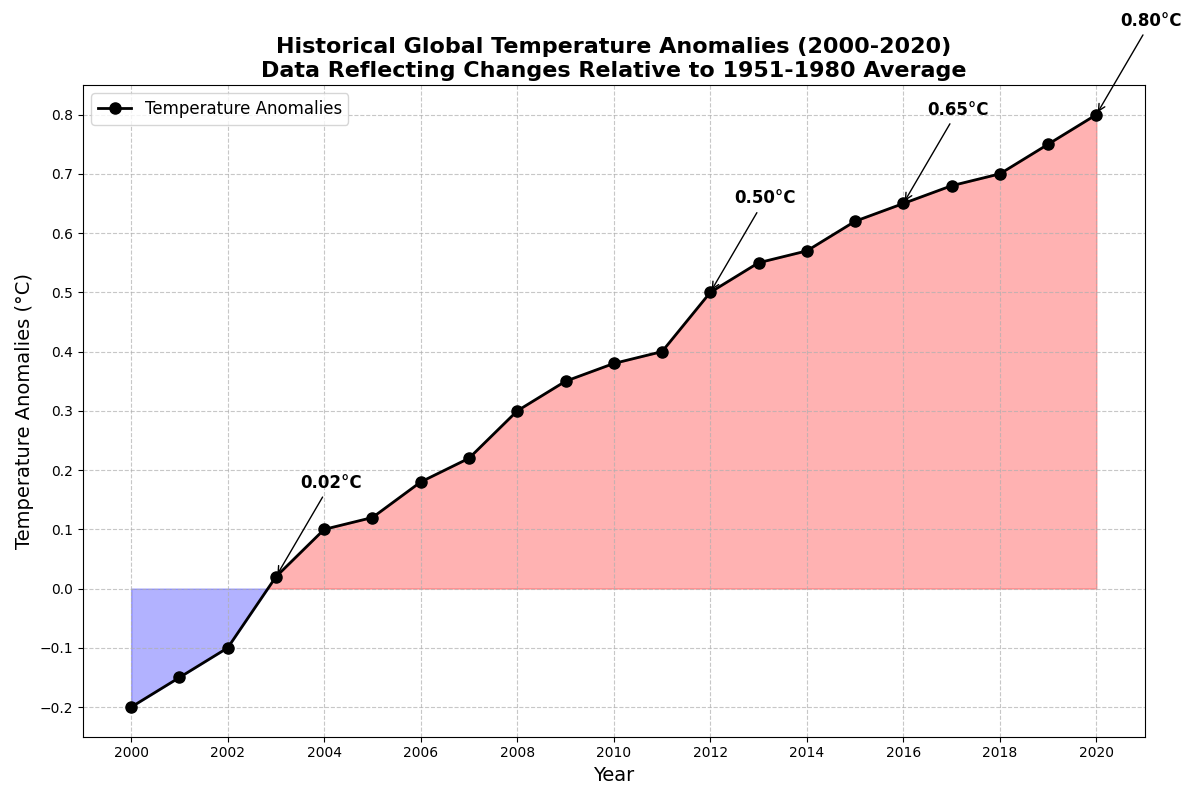

This figure's Python source:
import matplotlib.pyplot as plt
import numpy as np

# Backstory: Historical Temperature Anomalies from 2000 to 2020
# The chart will show the changes in average global temperature anomalies from the year 2000 to 2020.
# This data is critical for understanding the impact of climate change over the years.

# Define years
years = np.arange(2000, 2021)

# Artificial data for temperature anomalies (in degrees Celsius)
# This data shows how much average global temperature deviated from the baseline (1951-1980 average)
temperature_anomalies = np.array([-0.2, -0.15, -0.1, 0.02, 0.1, 0.12, 0.18, 0.22, 0.3, 0.35, 
                         0.38, 0.4, 0.5, 0.55, 0.57, 0.62, 0.65, 0.68, 0.7, 0.75, 0.8])

# Colors for the different levels of temperature anomalies
colors = np.where(temperature_anomalies < 0, 'blue', 'red')

# Create the plot
fig, ax = plt.subplots(figsize=(12, 8))

# Plot the temperature anomalies with suitable design details
ax.plot(years, temperature_anomalies, marker='o', linestyle='-', color='black', linewidth=2, markersize=8, label='Temperature Anomalies')

# Fill under the curve with conditional coloring
ax.fill_between(years, temperature_anomalies, where=(temperature_anomalies < 0), color='blue', alpha=0.3, interpolate=True)
ax.fill_between(years, temperature_anomalies, where=(temperature_anomalies >= 0), color='red', alpha=0.3, interpolate=True)

# Title and labels
ax.set_title("Historical Global Temperature Anomalies (2000-2020)\nData Reflecting Changes Relative to 1951-1980 Average", fontsize=16, fontweight='bold')
ax.set_xlabel("Year", fontsize=14)
ax.set_ylabel("Temperature Anomalies (°C)", fontsize=14)

# Customizing x and y axis ticks
ax.set_xticks(np.arange(2000, 2021, 2))
ax.set_yticks(np.arange(-0.2, 0.9, 0.1))
ax.grid(True, linestyle='--', alpha=0.7)

# Adding a legend
ax.legend(loc="upper left", fontsize=12)

# Highlighting significant points
significant_points = [2003, 2012, 2016, 2020]
for sp in significant_points:
    sp_index = np.where(years == sp)[0][0]
    ax.annotate(f'{temperature_anomalies[sp_index]:.2f}°C', 
                xy=(sp, temperature_anomalies[sp_index]), 
                xytext=(sp+0.5, temperature_anomalies[sp_index]+0.15),
                arrowprops=dict(facecolor='black', arrowstyle='->'),
                fontsize=12, fontweight='bold')

# Automatic layout adjustment
plt.tight_layout()

# Show the plot
plt.show()
